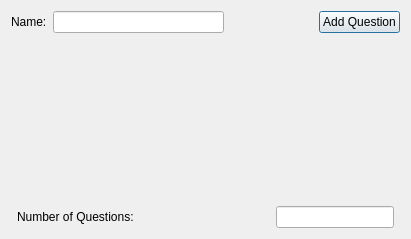
<?xml version="1.0" encoding="UTF-8"?>
<ui version="4.0">
 <class>AddDialogClass</class>
 <widget class="QDialog" name="AddDialogClass">
  <property name="geometry">
   <rect>
    <x>0</x>
    <y>0</y>
    <width>411</width>
    <height>239</height>
   </rect>
  </property>
  <property name="windowTitle">
   <string>Create Quiz</string>
  </property>
  <layout class="QGridLayout" name="gridLayout_4">
   <item row="0" column="0" colspan="8">
    <layout class="QHBoxLayout" name="horizontalLayout_2">
     <item>
      <widget class="QLabel" name="nameText">
       <property name="text">
        <string>Name:</string>
       </property>
      </widget>
     </item>
     <item>
      <widget class="QLineEdit" name="nameEdit"/>
     </item>
     <item>
      <layout class="QHBoxLayout" name="horizontalLayout">
       <item>
        <spacer name="horizontalSpacer">
         <property name="orientation">
          <enum>Qt::Horizontal</enum>
         </property>
         <property name="sizeHint" stdset="0">
          <size>
           <width>18</width>
           <height>21</height>
          </size>
         </property>
        </spacer>
       </item>
       <item>
        <widget class="QPushButton" name="addQuestButton">
         <property name="text">
          <string>Add Question</string>
         </property>
        </widget>
       </item>
      </layout>
     </item>
    </layout>
   </item>
   <item row="1" column="0" rowspan="2" colspan="8">
    <layout class="QHBoxLayout" name="horizontalLayout_5"/>
   </item>
   <item row="2" column="2">
    <spacer name="verticalSpacer">
     <property name="orientation">
      <enum>Qt::Vertical</enum>
     </property>
     <property name="sizeHint" stdset="0">
      <size>
       <width>20</width>
       <height>149</height>
      </size>
     </property>
    </spacer>
   </item>
   <item row="3" column="0">
    <layout class="QHBoxLayout" name="horizontalLayout_4"/>
   </item>
   <item row="3" column="1" colspan="2">
    <widget class="QLabel" name="numQuestionsLabel">
     <property name="text">
      <string>Number of Questions:</string>
     </property>
    </widget>
   </item>
   <item row="3" column="4">
    <spacer name="horizontalSpacer_2">
     <property name="orientation">
      <enum>Qt::Horizontal</enum>
     </property>
     <property name="sizeHint" stdset="0">
      <size>
       <width>102</width>
       <height>20</height>
      </size>
     </property>
    </spacer>
   </item>
   <item row="3" column="6">
    <widget class="QLineEdit" name="lineEdit"/>
   </item>
  </layout>
  <widget class="QWidget" name="gridLayoutWidget">
   <property name="geometry">
    <rect>
     <x>9</x>
     <y>9</y>
     <width>2</width>
     <height>2</height>
    </rect>
   </property>
   <layout class="QGridLayout" name="gridLayout_3"/>
  </widget>
 </widget>
 <layoutdefault spacing="6" margin="11"/>
 <resources/>
 <connections>
  <connection>
   <sender>addQuestButton</sender>
   <signal>clicked()</signal>
   <receiver>AddDialogClass</receiver>
   <slot>accept()</slot>
   <hints>
    <hint type="sourcelabel">
     <x>308</x>
     <y>31</y>
    </hint>
    <hint type="destinationlabel">
     <x>351</x>
     <y>34</y>
    </hint>
   </hints>
  </connection>
 </connections>
</ui>
